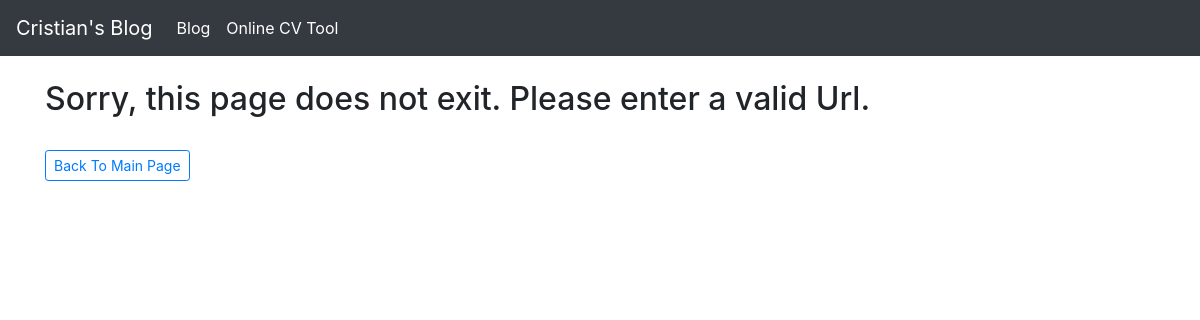
The app's page /resume/category/Personal Details/, older data.
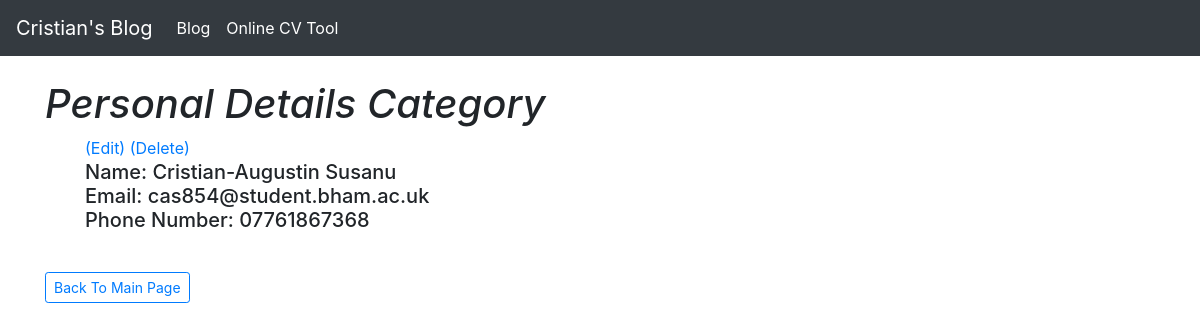
The same page, newer data.
### cv_maker/models.py (models this page shows, shortened)
class Experience(models.Model):
    title = models.CharField(max_length=255)
    text = models.TextField()
    category = models.CharField(max_length=255, default='uncategorized')
    positioning = models.CharField(max_length=255, default="")

### cv_maker/views.py (the view)
# urls.py: path('category/<str:cats>/', CategoryView, name="category"),
def CategoryView(request, cats):
    category_posts = Experience.objects.filter(category=cats)
    return render(request, 'categories.html', {'cats': cats, 'category_posts': category_posts})

### cv_maker/templates/categories.html (shortened to what this page needs)
{% extends 'base.html' %}
{% block content %}
{% if category_posts %}
	<h1 class="font-italic">{{ cats }} Category</h1>
	<ul>
	{% for post in category_posts %}
		<a href="{% url 'edit_cv_post' post.pk %}">(Edit)</a>
		<a href="{% url 'delete_cv_post' post.pk %}">(Delete)</a>
		<h5>{{ post.text|linebreaks }}</h5>
	{% endfor %}
	</ul>
{% else %}
	<h2>Sorry, this page does not exit. Please enter a valid Url.</h2>
{% endif %}
<br/>
<a href="{% url 'cv_home' %}" class="btn btn-outline-primary btn-sm">Back To Main Page</a>
{% endblock %}

Row changes from the older to the newer data that the page shows:
added Experience: category "Personal Details", text "Name: Cristian-Augustin Susanu Email: cas854@student.bham.ac.uk Phone Number: 07761867368"
Text that changed along with them:
text no longer shown: "Sorry, this page does not exit. Please enter a valid Url."
text now shown: "Category"
